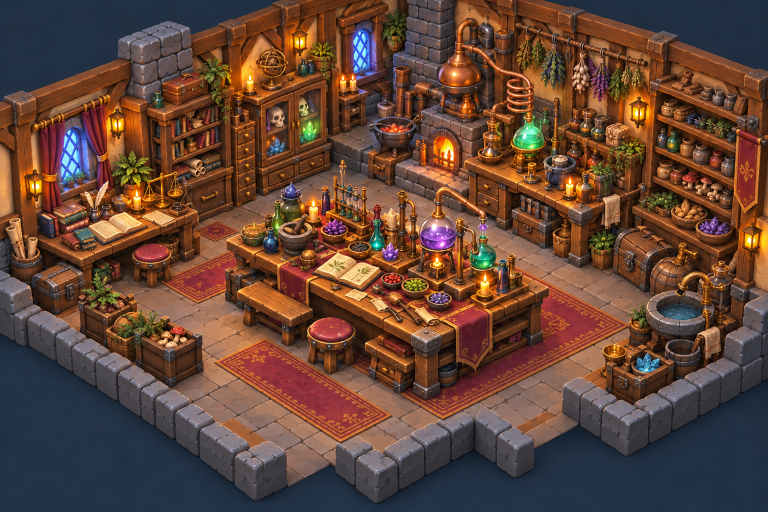
#> input picture style-references/heroic-handpainted-alchemists-lab-v1.png, 1536 x 1024 px, given in place of heroic-handpainted-alchemists-lab-v1.png.png, which was not available (shown at 1/2 size)
$ python export.py ../../../style-references/heroic-handpainted-alchemists-lab-v1.png
#> lines starting #> are read from the running program, lines starting #| are printed output that depends on the picture
#!/usr/bin/env python3
"""seamless/roof-flat--S.png -> engine/client/data/roof/roof-flat--S.webp (512 x 512, WEBP q85, sRGB, opaque).
Never overwrites an existing game file.   python3 export.py deck,lead,..."""
import os, sys
from PIL import Image
HERE = os.path.dirname(os.path.abspath(__file__))
DST = os.path.normpath(os.path.join(HERE, '../../../engine/client/data/roof'))
for n in sys.argv[1].split(','):
    o = os.path.join(DST, f'roof-flat--{n}.webp')
    if os.path.exists(o): print('EXISTS, not overwritten:', o); continue
    Image.open(os.path.join(HERE, 'seamless', f'roof-flat--{n}.png')).convert('RGB').resize((512, 512), Image.LANCZOS).save(o, 'WEBP', quality=85, method=6)
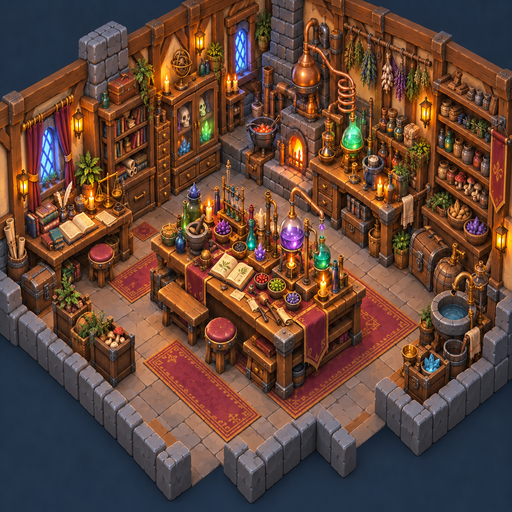
#> saved as heroic-handpainted-alchemists-lab-v1.png.webp: PIL image 512x512 RGB; mean R, G, B 98.6, 68.7, 55.3
    w = Image.open(o); print(o, w.size, w.mode, os.path.getsize(o), 'bytes')

$ run again, on style-references/heroic-handpainted-multilevel-dungeon-v1.png
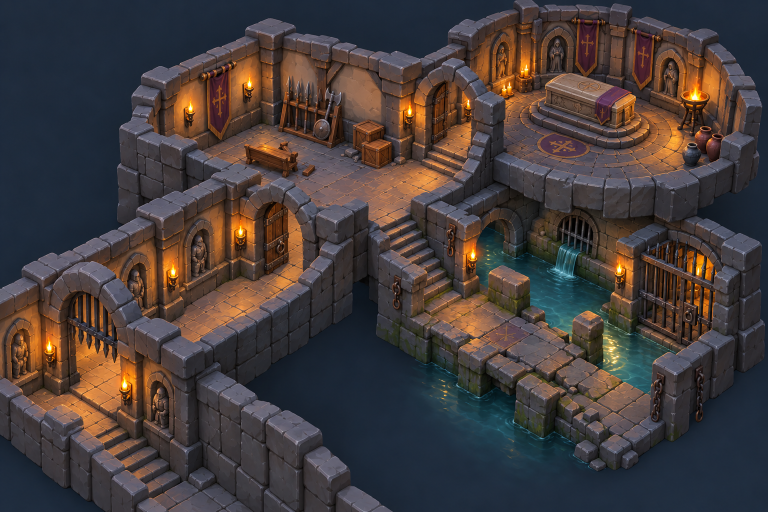
#> input picture style-references/heroic-handpainted-multilevel-dungeon-v1.png, 1536 x 1024 px, given in place of heroic-handpainted-multilevel-dungeon-v1.png.png, which was not available (shown at 1/2 size)
#> `Image.open(os.path.join(HERE, 'seamless', f'roof-flat--{n}.png')).conv..`:
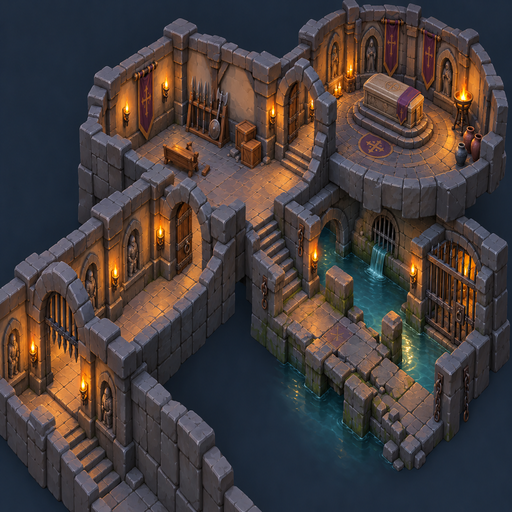
#> saved as heroic-handpainted-multilevel-dungeon-v1.png.webp: PIL image 512x512 RGB; mean R, G, B 69.6, 60.6, 59.4

$ run again, on style-references/heroic-handpainted-tavern-v1.png
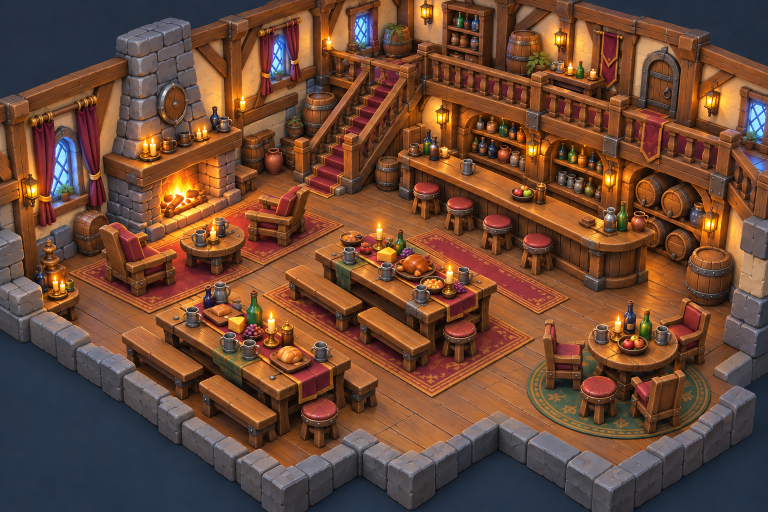
#> input picture style-references/heroic-handpainted-tavern-v1.png, 1536 x 1024 px, given in place of heroic-handpainted-tavern-v1.png.png, which was not available (shown at 1/2 size)
#> `Image.open(os.path.join(HERE, 'seamless', f'roof-flat--{n}.png')).conv..`:
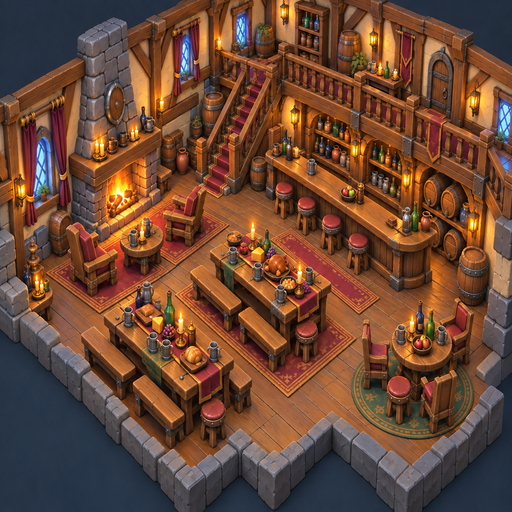
#> saved as heroic-handpainted-tavern-v1.png.webp: PIL image 512x512 RGB; mean R, G, B 107.9, 71.9, 53.2
